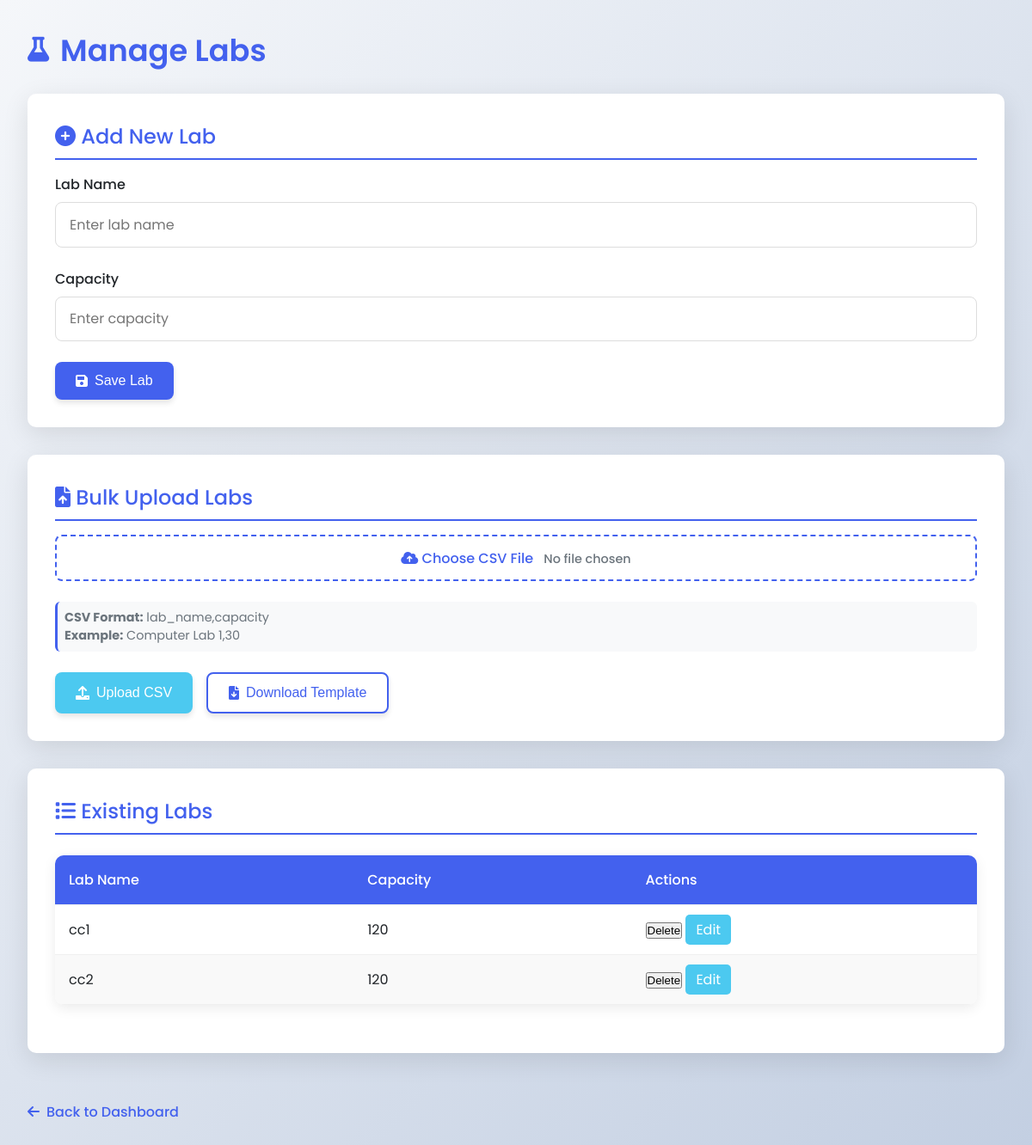
/labs, run on an earlier commit of the app's database.
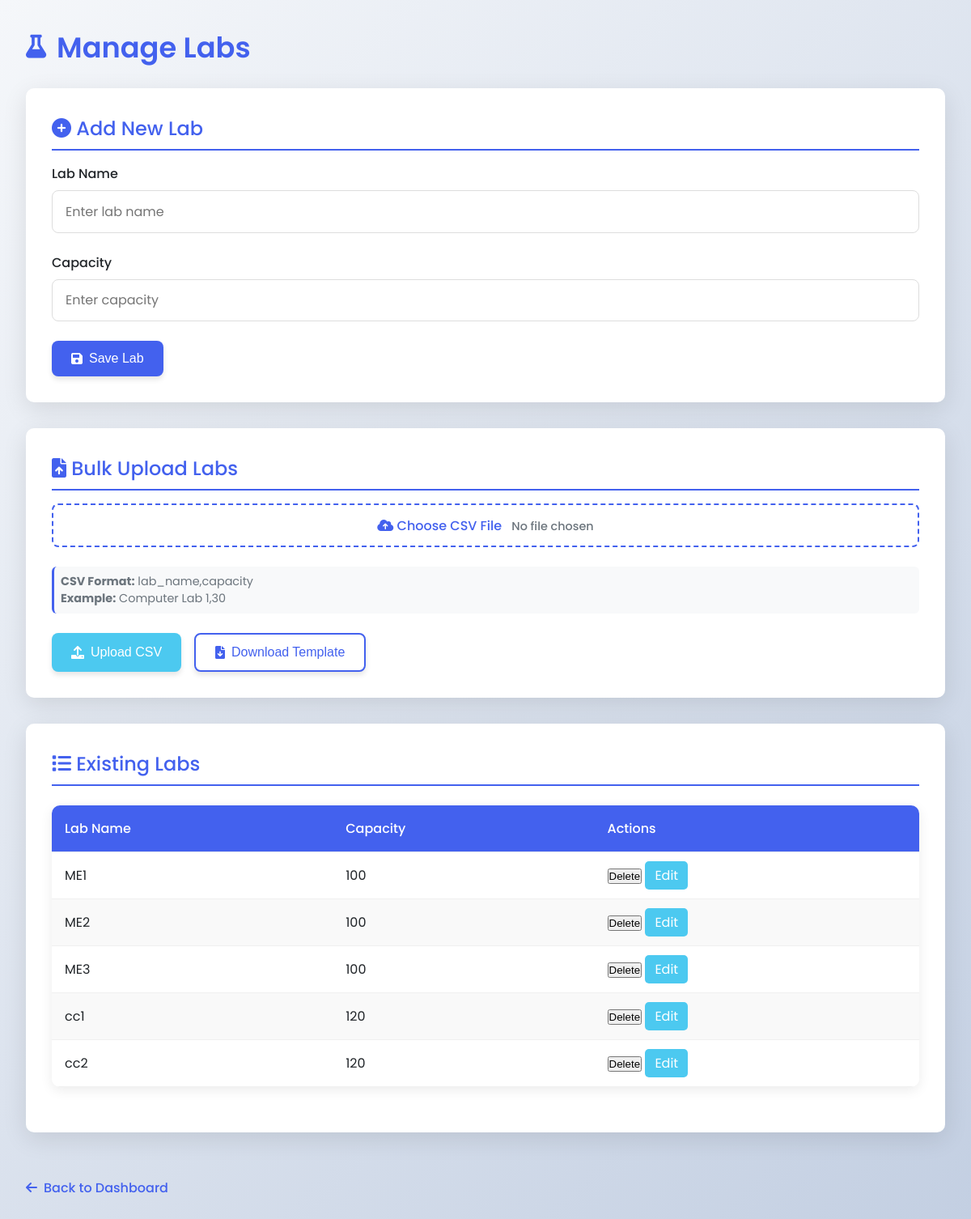
And on a later commit of the database.
### app.py (models this page shows)
class Lab(db.Model):
    id = db.Column(db.Integer, primary_key=True)
    name = db.Column(db.String(50), unique=True, nullable=False)
    capacity = db.Column(db.Integer, nullable=False)

### app.py (the view, shortened to what this page needs)
@app.route('/labs', methods=['GET', 'POST'])
def manage_labs():
    labs = Lab.query.order_by(Lab.name).all()
    return render_template('labs.html', labs=labs)

### templates/labs.html (shortened to what this page needs)
<!DOCTYPE html>
<html lang="en">
<head>
    <link rel="stylesheet" href="https://cdnjs.cloudflare.com/ajax/libs/font-awesome/6.0.0-beta3/css/all.min.css">
</head>
<body>
    <div class="container">
        <h1><i class="fas fa-flask"></i> Manage Labs</h1>
        <div class="card">
            <h2><i class="fas fa-plus-circle"></i> Add New Lab</h2>
            <form method="POST" action="{{ url_for('manage_labs') }}">
                <div class="form-group">
                    <label for="lab_name">Lab Name</label>
                    <input type="text" id="lab_name" name="lab_name" placeholder="Enter lab name" required>
                </div>
                <div class="form-group">
                    <label for="lab_capacity">Capacity</label>
                    <input type="number" id="lab_capacity" name="lab_capacity" placeholder="Enter capacity" min="1" required>
                </div>
                <div class="btn-group">
                    <button type="submit" class="btn btn-primary">
                        <i class="fas fa-save"></i> Save Lab
                    </button>
                </div>
            </form>
        </div>
        <div class="card">
            <h2><i class="fas fa-file-upload"></i> Bulk Upload Labs</h2>
            <form method="POST" action="{{ url_for('manage_labs') }}" enctype="multipart/form-data">
                <div class="form-group">
                    <label for="file-upload" class="file-label">
                        <i class="fas fa-cloud-upload-alt"></i> Choose CSV File
                        <span id="file-chosen" class="file-name">No file chosen</span>
                    </label>
                    <div class="instructions">
                        <p><strong>CSV Format:</strong> lab_name,capacity</p>
                        <p><strong>Example:</strong> Computer Lab 1,30</p>
                    </div>
                </div>
                <div class="btn-group">
                    <button type="submit" name="upload" class="btn btn-success">
                        <i class="fas fa-upload"></i> Upload CSV
                    </button>
                    <button type="button" onclick="downloadTemplate()" class="btn btn-secondary">
                        <i class="fas fa-file-download"></i> Download Template
                    </button>
                </div>
            </form>
        </div>
        <div class="card">
            <h2><i class="fas fa-list"></i> Existing Labs</h2>
            {% if labs %}
            <table>
                <thead>
                    <tr>
                        <th>Lab Name</th>
                        <th>Capacity</th>
                        <th>Actions</th>
                    </tr>
                </thead>
                <tbody>
                    {% for lab in labs %}
                    <tr>
                        <td>{{ lab.name }}</td>
                        <td>{{ lab.capacity }}</td>
                        <td>
                            <form action="{{ url_for('delete_lab', id=lab.id) }}" method="post" style="display:inline;">
                                <button type="submit" onclick="return confirm('Are you sure you want to delete {{ lab.name }}?');">
                                Delete
                                </button>
                            </form>
                            <a href="{{ url_for('edit_lab', id=lab.id) }}"
                            style="color: white; background-color: var(--success); padding: 6px 12px; border-radius: 5px; text-decoration: none;">
                                Edit
                            </a>
                        </td>
                    </tr>
                    {% endfor %}
                </tbody>
            </table>
            {% else %}
            <div style="text-align: center; padding: 2rem; color: var(--gray);">
                <i class="fas fa-flask" style="font-size: 2rem; margin-bottom: 1rem;"></i>
                <p>No labs have been added yet. Add your first lab above.</p>
            </div>
            {% endif %}
        </div>
        <a href="{{ url_for('index') }}" class="back-link">
            <i class="fas fa-arrow-left"></i> Back to Dashboard
        </a>
    </div>
</body>
</html>

### templates/labs.html (style rules this page uses)
:root { --primary: #4361ee; --primary-dark: #3a56d4; --secondary: #3f37c9; --light: #f8f9fa; --dark: #212529; --success: #4cc9f0; --danger: #f72585; --warning: #f8961e; --gray: #6c757d; }
* { margin: 0; padding: 0; box-sizing: border-box; }
body { font-family: 'Poppins', sans-serif; background: linear-gradient(135deg, #f5f7fa 0%, #c3cfe2 100%); min-height: 100vh; color: var(--dark); padding: 2rem; }
.container { max-width: 1200px; margin: 0 auto; }
h1 { font-size: 2.2rem; font-weight: 600; color: var(--primary); margin-bottom: 1.5rem; display: flex; align-items: center; gap: 0.8rem; }
h1 i { font-size: 1.8rem; }
h2 { font-size: 1.5rem; font-weight: 500; color: var(--primary); margin-bottom: 1rem; padding-bottom: 0.5rem; border-bottom: 2px solid var(--primary); }
.card { background-color: white; border-radius: 10px; padding: 2rem; box-shadow: 0 8px 30px rgba(0, 0, 0, 0.1); margin-bottom: 2rem; }
.form-group { margin-bottom: 1.5rem; }
label { display: block; margin-bottom: 0.5rem; font-weight: 500; color: var(--dark); }
input, select { width: 100%; padding: 0.8rem 1rem; border: 1px solid #ddd; border-radius: 8px; font-family: 'Poppins', sans-serif; font-size: 1rem; transition: all 0.3s ease; }
.btn { display: inline-flex; align-items: center; justify-content: center; padding: 0.8rem 1.5rem; border-radius: 8px; font-weight: 500; text-decoration: none; transition: all 0.3s ease; box-shadow: 0 4px 6px rgba(0, 0, 0, 0.1); border: none; cursor: pointer; font-size: 1rem; gap: 0.5rem; }
.btn-primary { background-color: var(--primary); color: white; }
.btn-secondary { background-color: white; color: var(--primary); border: 2px solid var(--primary); }
.btn-success { background-color: var(--success); color: white; }
.btn-group { display: flex; gap: 1rem; margin-top: 1rem; }
table { width: 100%; border-collapse: collapse; margin: 1.5rem 0; background-color: white; border-radius: 10px; overflow: hidden; box-shadow: 0 4px 15px rgba(0, 0, 0, 0.08); }
th, td { padding: 1rem; text-align: left; border-bottom: 1px solid #f0f0f0; }
th { background-color: var(--primary); color: white; font-weight: 500; }
tr:nth-child(even) { background-color: #f9f9f9; }
.instructions { font-size: 0.9rem; color: var(--gray); margin: 0.5rem 0; padding: 0.5rem; background-color: #f8f9fa; border-radius: 6px; border-left: 3px solid var(--primary); }
.file-label { display: inline-block; padding: 0.8rem 1.5rem; background-color: white; color: var(--primary); border: 2px dashed var(--primary); border-radius: 8px; cursor: pointer; transition: all 0.3s ease; text-align: center; margin-bottom: 1rem; width: 100%; }
.file-name { margin-left: 0.5rem; font-size: 0.9rem; color: var(--gray); }
.back-link { display: inline-flex; align-items: center; gap: 0.5rem; margin-top: 1.5rem; color: var(--primary); text-decoration: none; font-weight: 500; }

What changed in the data, as far as the page shows it:
added Lab: name "ME1", capacity "100"
added Lab: name "ME2", capacity "100"
added Lab: name "ME3", capacity "100"
